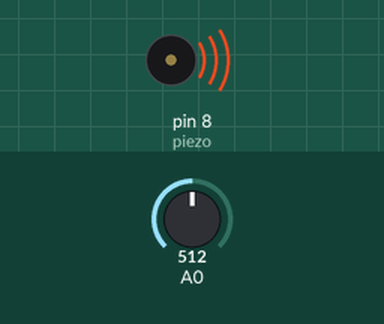
Recording of a sketch running on a simulated Arduino Uno, built with avr-gcc and run on an emulated ATmega328P. Shown: buzzer (waves = sounding). The inputs (shaded band) are chosen by the test bench; at power-on: A0 = 512.

Above: at 1.2 s.
1.3 s: A0 set to 0
At 2.6 s:
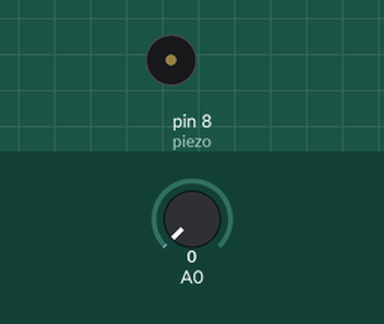
3.0 s: A0 set to 122
At 3.15 s:
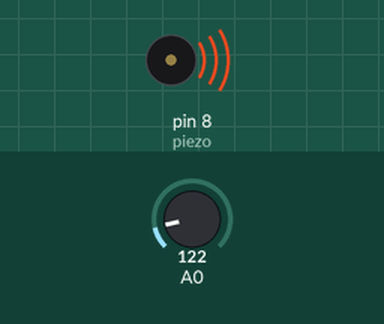
Timing chart, 0 to 6.0 s (numbered marks = the images above; inputs shaded):
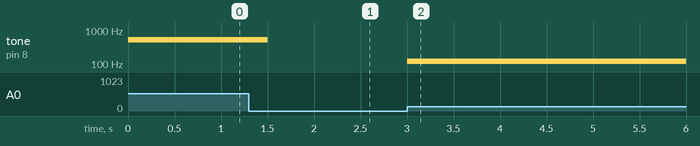

Measured:
- after the input at 1.3 s, tone on pin 8 (piezo): 512 Hz → silent after 0.20 s
- after the input at 3.0 s, tone on pin 8 (piezo): silent → 122 Hz at once

The sketch:

LightLevelSound.ino
```cpp
int lightLevel;
int piezo = 8;
int duration = 300;

void setup() {
  // put your setup code here, to run once:
  pinMode(piezo, OUTPUT);
}

void loop() {
  // put your main code here, to run repeatedly:
  lightLevel = analogRead(A0);
  tone(piezo, lightLevel, duration);
  delay(duration);
}
```
